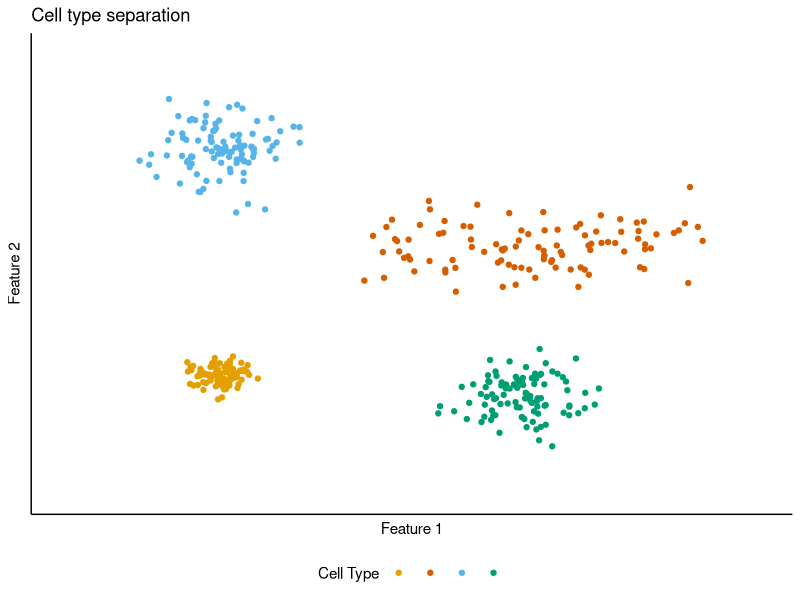
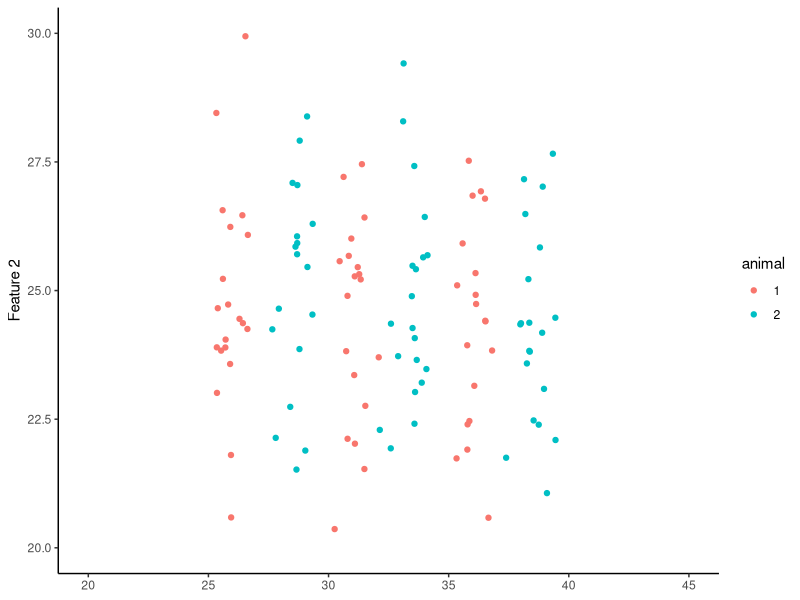
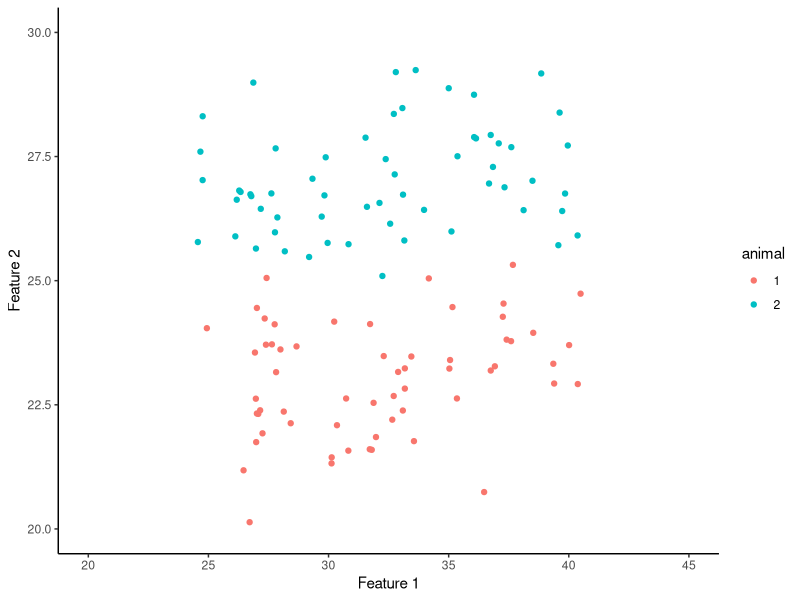
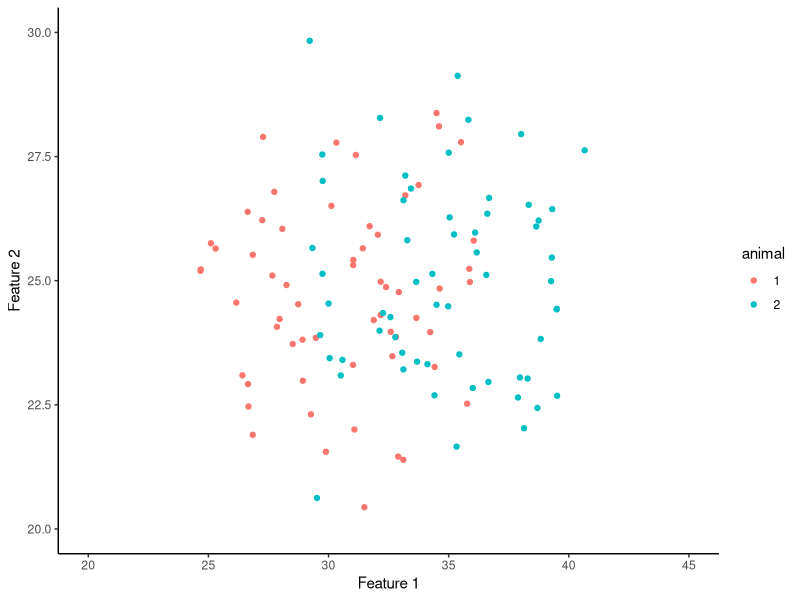
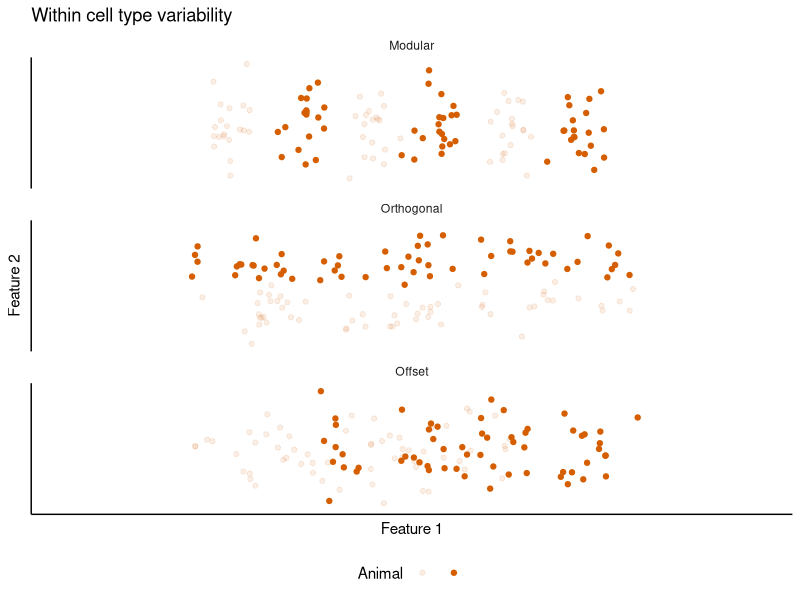

Here is the R script that generated these plots, in order: (Note: this script raises an error after producing the figures.)
## ---- chunk 1
knitr::opts_chunk$set(echo = TRUE)

# Ensure access to libraries
library(tidyverse)
library(gridExtra)
## ---- chunk 2
numcells <- 100
Cell_A <- tibble(x = rnorm(numcells, 10, 1),
                       y = rnorm(numcells, 12, 1),
                       cell = "A")
Cell_B <- tibble(x = runif(numcells, min = 20, max = 40) + rnorm(numcells,0,1),
                       y = rnorm(numcells, 25, 2),
                       cell = "B")
Cell_C <- tibble(x = rnorm(numcells, 10, 2),
                       y = rnorm(numcells, 35, 2),
                       cell = "C")
Cell_D <- tibble(x = rnorm(numcells, 30, 2),
                       y = rnorm(numcells, 10, 2),
                       cell = "D")
 
CellFeatures <- bind_rows(Cell_A, Cell_B, Cell_C, Cell_D)
## ---- chunk 3
cbPalette <- c("#E69F00", "#D55E00", "#56B4E9", "#009E73")

CF_plot <- ggplot(CellFeatures, aes(x, y, colour = cell)) +
  geom_point() +
  xlim(0,45) +
  ylim(0,45) +
  labs(x = "Feature 1", y = "Feature 2", colour = "Cell Type", title = "Cell type separation") +
  scale_colour_manual(values=cbPalette) +
  theme_classic() +
  theme(legend.position = "bottom",
        axis.ticks = element_blank(),
        axis.text = element_blank(),
        legend.text = element_blank())

CF_plot
## ---- chunk 4
numcells <- 20
MF_A <- tibble(x = c(rnorm(numcells, 26, 0.5), rnorm(numcells, 31, 0.5), rnorm(numcells, 36, 0.5)),
                   y = rnorm(numcells*3, 25, 2),
                   animal = "1")
MF_B <- tibble(x = c(rnorm(numcells, 28.5, 0.5), rnorm(numcells, 33.5, 0.5), rnorm(numcells, 38.5, 0.5)),
                    y = rnorm(numcells*3, 25, 2),
                    animal = "2")
                   
ModularFeatures <- rbind(MF_A, MF_B)

MF_plot <- ggplot(ModularFeatures, aes(x, y, colour = animal)) +
  geom_point() +
  xlim(20,45) +
  ylim(20,30) +
  xlab("Feature 1") +
  ylab("Feature 2") +
  theme_classic() +
  theme(axis.title.x=element_blank())

MF_plot
## ---- chunk 5
numcells <- 60

OOF_A <- tibble(x = runif(numcells, min = 25, max = 40) + rnorm(numcells,0,1),
                y = rnorm(numcells, 23, 1),
                animal = "1")
OOF_B <- tibble(x = runif(numcells, min = 25, max = 40) + rnorm(numcells,0,1),
                y = rnorm(numcells, 27, 1),
                animal = "2")
     
OrthogOffsetFeatures <- rbind(OOF_A, OOF_B)

OOF_plot <- ggplot(OrthogOffsetFeatures, aes(x, y, colour = animal)) +
  geom_point() +
  xlim(20,45) +
  ylim(20,30) +
  xlab("Feature 1") +
  ylab("Feature 2") +
  theme_classic()

OOF_plot
## ---- chunk 6
numcells <- 60

LOF_A <- tibble(x = runif(numcells, min = 25, max = 35) + rnorm(numcells,0,1),
                y = rnorm(numcells, 25, 2),
                animal = "1")
LOF_B <- tibble(x = runif(numcells, min = 30, max = 40) + rnorm(numcells,0,1),
                y = rnorm(numcells, 25, 2),
                animal = "2")
LinearOffsetFeatures <- rbind(LOF_A, LOF_B)

LOF_plot <- ggplot(LinearOffsetFeatures, aes(x, y, colour = animal)) +
  geom_point() +
  xlim(20,45) +
  ylim(20,30) +
  xlab("Feature 1") +
  ylab("Feature 2") +
  theme_classic()

LOF_plot
## ---- chunk 7
ModularFeatures$scheme <- "modular"
OrthogOffsetFeatures$scheme <- "orthog"
LinearOffsetFeatures$scheme <- "offset"
IntraAnimal <- bind_rows(ModularFeatures, OrthogOffsetFeatures, LinearOffsetFeatures)
IntraAnimal$scheme <- as.factor(IntraAnimal$scheme)
IntraAnimal$scheme = factor(IntraAnimal$scheme, c("modular", "orthog","offset"))
labels_schemes <- c(modular = "Modular", orthog = "Orthogonal", offset = "Offset")

IntraAnimalPlot <- ggplot(IntraAnimal, aes(x, y, alpha = animal)) +
  geom_point(colour = cbPalette[2]) +
  xlim(20,45) +
  ylim(20,30) +
  labs(x = "Feature 1", y = "Feature 2", alpha = "Animal", title = "Within cell type variability") +
  facet_wrap(~scheme, nrow = 3, labeller = labeller(scheme = labels_schemes)) +
  theme_classic() +
  theme(strip.background = element_blank(),
        axis.ticks = element_blank(),
        axis.text = element_blank()) +
  scale_alpha_discrete(range=c(0.1,1)) +
  theme(legend.position = "bottom",
        legend.text = element_blank())

IntraAnimalPlot
  
## ---- chunk 8
ConceptFigure <- ggdraw() +
  draw_plot(CF_plot, x =0.02, y = 0, width = 0.45, height = 1) +
  draw_plot(IntraAnimalPlot, x = 0.52, y = 0, width = 0.45, height = 1) +
  draw_plot_label(label = c("A", "B"), size = 15,
                  x = c(0, 0.5), y = c(1, 1))

ConceptFigure
## ---- chunk 9
ggsave("Figures/Concept_figure.png", plot = ConceptFigure, width = 160, height = 100, units = "mm")
## ---- chunk 10
ConceptFigure_v2 <- ggdraw() +
  draw_plot(CF_plot, x =0.02, y = 0, width = 0.3, height = 1) +
  draw_plot(IntraAnimalPlot, x = 0.65, y = 0, width = 0.3, height = 1) +
  draw_plot(landscape_plot_3, x = 0.37, y =0.5, width = 0.25, height = 0.4) +
  draw_plot(landscapes_m_plot_2, x = 0.37, y =0.1, width = 0.25, height = 0.4) +
  draw_plot_label(label = c("A", "B", "C", "D"), size = 15,
                  x = c(0, 0.34, 0.34, 0.63), y = c(1, 1, 0.5, 1)) +
  draw_plot_label(label = c("Set points"), size = 14, fontface = "plain", x = c(0.35), y = c(1))

ConceptFigure_v2
## ---- chunk 11
ggsave("Figures/Concept_figure.png", plot = ConceptFigure_v2, width = 160, height = 100, units = "mm")
## ---- chunk 12
results_sim <- tibble(dvloc = c(seq(0, 1, length.out = 40), seq(0, 1, length.out = 40)),
                      feat_1 = c(rnorm(80, 0, 0.1)),
                      feat_2 = c(rnorm(40, 0.3, 0.1), rnorm(40, 0.7, 0.1)),
                      cellid = c(rep("a", 40), rep("b", 40)))
results_sim$feat_1[1:40] <- results_sim$feat_1[41:80] + results_sim$dvloc[1:40]
results_sim$feat_1[41:80] <- results_sim$feat_1[41:80] + results_sim$dvloc[41:80] * 1.2 + 0.4
## ---- chunk 13
sum_feat <- ggplot(results_sim, aes(feat_1, feat_2, colour = cellid)) +
  geom_point() +
  xlim(-0.2, 1.8) +
  ylim(-0.2,1.2) +
  labs(x = "Feature 1", y = "Feature 2", colour = "Animal ID") +
  theme_classic() +
  theme(strip.background = element_blank(),
        axis.ticks = element_blank(),
        axis.text = element_blank(),
        legend.position = "bottom")

sum_feat1 <- ggplot(results_sim, aes(dvloc, feat_1, colour = cellid)) +
  geom_point()  +
  xlim(-0.2, 1.2) +
  ylim(-0.4, 2) +
  labs(x = "DV location", y = "Feature 1", colour = "Animal ID") +
  theme_classic() +
  theme(strip.background = element_blank(),
        axis.ticks = element_blank(),
        axis.text = element_blank(),
        legend.position = "bottom")

sum_feat2 <- ggplot(results_sim, aes(dvloc, feat_2, colour = cellid)) +
  geom_point()  +
  xlim(-0.2, 1.2) +
  ylim(-0.2,1.2)+
  labs(x = "DV location", y = "Feature 2", colour = "Animal ID") +
  theme_classic() +
  theme(strip.background = element_blank(),
        axis.ticks = element_blank(),
        axis.text = element_blank(),
        legend.position = "bottom")

sum_feat
sum_feat1
sum_feat2
## ---- chunk 14
SummaryFigure <- grid.arrange(sum_feat, sum_feat1, sum_feat2,
             ncol = 5,
             widths = c(1, 0.1, 1, 0.1, 1),
             layout_matrix = rbind(c(1, NA, 2, NA, 3)))

SummaryFigure

ggsave("Figures/SummaryFigure.png", SummaryFigure, width = 140, height = 60, units = "mm")
